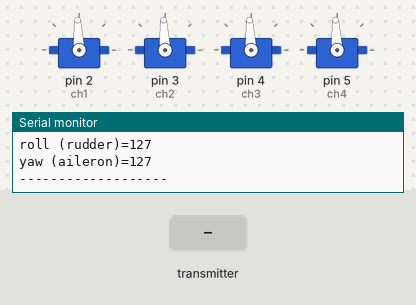
The sketch below on a simulated Arduino Uno, built with avr-gcc and run on an emulated ATmega328P. Shown: 4 × servo, the last lines printed to the serial monitor. Inputs (shaded band) come from the test bench. No radio packets arrive unless stated.

Above: at 1.6 s.
1.7 s: the transmitter starts sending throttle = 0
At 3.7 s:
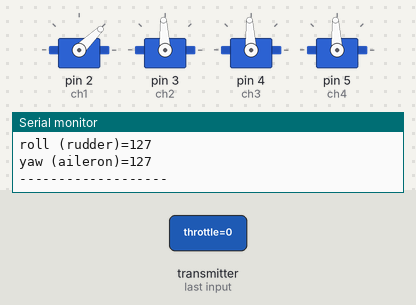
4.0 s: the transmitter starts sending pitch = 0
At 5.1 s:
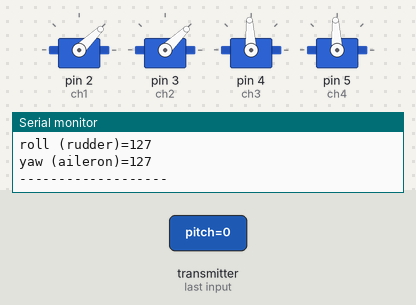
5.7 s: the transmitter starts sending roll = 0
At 7.0 s:
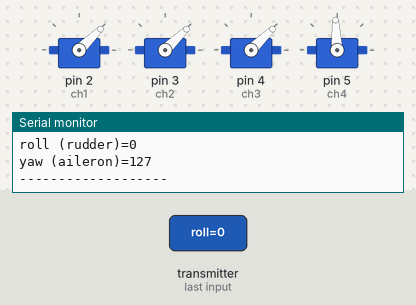
7.3 s: the transmitter starts sending yaw = 0
At 8.1 s:
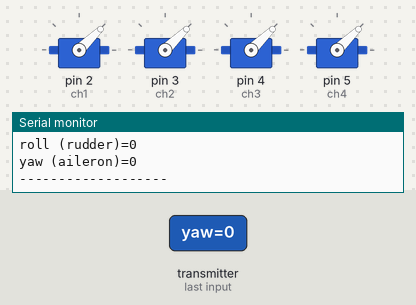
9.0 s: the transmitter starts sending throttle = 64
At 10.1 s:
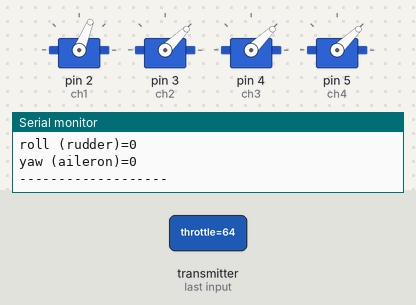
10.6 s: the transmitter starts sending pitch = 64
At 12.2 s:
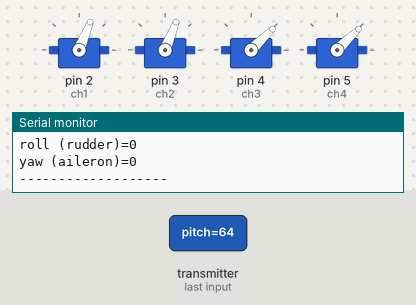
Timing chart, 0 to 13.3 s (numbered marks = the images above; inputs shaded):
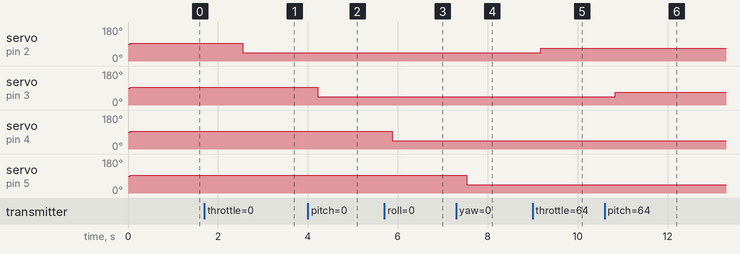

Measured:
- after the input at 1.7 s, servo on pin 2 (ch1): 93° → 44° after 0.85 s
- after the input at 4.0 s, servo on pin 3 (ch2): 93° → 44° after 0.22 s
- after the input at 5.7 s, servo on pin 4 (ch3): 93° → 44° after 0.18 s
- after the input at 7.3 s, servo on pin 5 (ch4): 93° → 44° after 0.23 s
- after the input at 9.0 s, servo on pin 2 (ch1): 44° → 68° after 0.18 s
- after the input at 10.6 s, servo on pin 3 (ch2): 44° → 68° after 0.24 s

The sketch:

recepteur_drone.ino
```cpp
//  4 Channel Receiver
//  PWM output on pins D2, D3, D4, D5
#include <SPI.h>
#include <nRF24L01.h>
#include <RF24.h>
#include <Servo.h>
#include<string.h>
int ch_width_1 = 0;
int ch_width_2 = 0;
int ch_width_3 = 0;
int ch_width_4 = 0;
Servo ch1;
Servo ch2;
Servo ch3;
Servo ch4;
struct Signal {
byte throttle;
byte pitch;
byte roll;
byte yaw;
};
Signal data;
const uint64_t pipeIn = 0xE9E8F0F0E1LL;
RF24 radio(7, 8);
void ResetData()
{
// Define the inicial value of each data input.
// The middle position for Potenciometers. (254/2=127)
data.throttle = 127; // Motor Stop
data.pitch = 127;  // Center
data.roll = 127;   // Center
data.yaw = 127;   // Center
}
void setup()
{ Serial.begin(9600);
Serial.println("-------------------");

  //Set the pins for each PWM signal
  ch1.attach(2);
  ch2.attach(3);
  ch3.attach(4);
  ch4.attach(5);
  //Configure the NRF24 module
  ResetData();
  radio.begin();
  radio.openReadingPipe(1,pipeIn);

  radio.startListening(); //start the radio comunication for receiver
}
unsigned long lastRecvTime = 0;
void recvData()
{
while ( radio.available() ) {
radio.read(&data, sizeof(Signal));
lastRecvTime = millis();   // receive the data
}
}
void loop()
{
recvData();
unsigned long now = millis();
if ( now - lastRecvTime > 1000 ) {
ResetData(); // Signal lost.. Reset data
}
Serial.print("throttle=");
Serial.println(data.throttle);
Serial.print("pitch (elevator) =");
Serial.println(data.pitch);
Serial.print("roll (rudder)=");
Serial.println(data.roll);
Serial.print("yaw (aileron)=");
Serial.println(data.yaw);
Serial.println("-------------------");
//delay(1000);

ch_width_1 = map(data.throttle, 0, 255, 1000, 2000);     // pin D2 (PWM signal)
ch_width_2 = map(data.pitch,    0, 255, 1000, 2000);     // pin D3 (PWM signal)
ch_width_3 = map(data.roll,     0, 255, 1000, 2000);     // pin D4 (PWM signal)
ch_width_4 = map(data.yaw,      0, 255, 1000, 2000);     // pin D5 (PWM signal)
// Write the PWM signal
ch1.writeMicroseconds(ch_width_1);
ch2.writeMicroseconds(ch_width_2);
ch3.writeMicroseconds(ch_width_3);
ch4.writeMicroseconds(ch_width_4);
delay(800);
}
```
